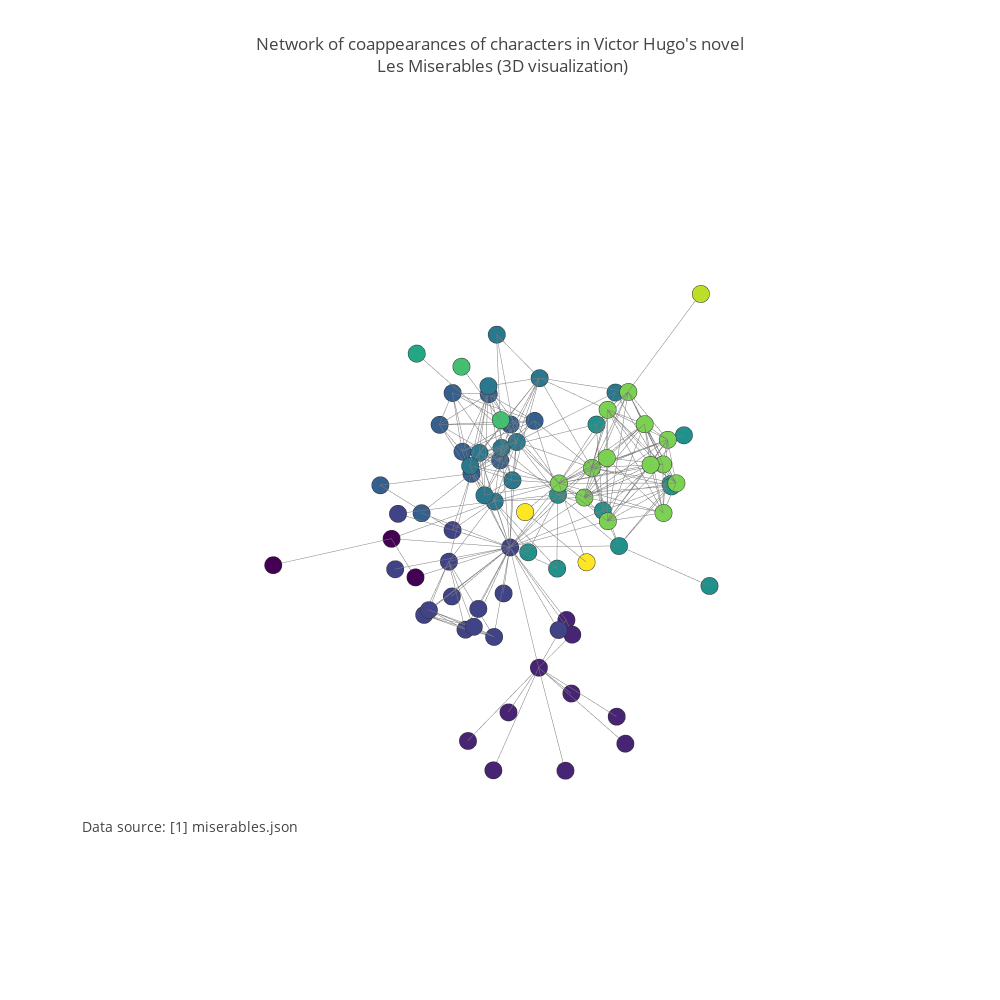

Notebook source saved alongside this figure:
### Code cell
N=len(data['nodes'])

L=len(data['links'])
Edges=[(data['links'][k]['source'], data['links'][k]['target']) for k in range(L)]

G=ig.Graph(Edges, directed=False)

labels=[]
group=[]
for node in data['nodes']:
    labels.append(node['name'])
    group.append(node['group'])
    

layt=G.layout('kk', dim=3)

Xn=[layt[k][0] for k in range(N)]# x-coordinates of nodes
Yn=[layt[k][1] for k in range(N)]# y-coordinates
Zn=[layt[k][2] for k in range(N)]# z-coordinates
Xe=[]
Ye=[]
Ze=[]
for e in Edges:
    Xe+=[layt[e[0]][0],layt[e[1]][0], None]# x-coordinates of edge ends
    Ye+=[layt[e[0]][1],layt[e[1]][1], None]
    Ze+=[layt[e[0]][2],layt[e[1]][2], None]
    


import plotly.plotly as py
from plotly.graph_objs import *

trace1=Scatter3d(x=Xe,
               y=Ye,
               z=Ze,
               mode='lines',
               line=Line(color='rgb(125,125,125)', width=1),
               hoverinfo='none'
               )
trace2=Scatter3d(x=Xn,
               y=Yn,
               z=Zn,
               mode='markers',
               name='actors',
               marker=Marker(symbol='dot',
                             size=6,
                             color=group,
                             colorscale='Viridis',
                             line=Line(color='rgb(50,50,50)', width=0.5)
                             ),
               text=labels,
               hoverinfo='text'
               )

axis=dict(showbackground=False,
          showline=False,
          zeroline=False,
          showgrid=False,
          showticklabels=False,
          title=''
          )

layout = Layout(
         title="Network of coappearances of characters in Victor Hugo's novel<br> Les Miserables (3D visualization)",
         width=1000,
         height=1000,
         showlegend=False,
         scene=Scene(
         xaxis=XAxis(axis),
         yaxis=YAxis(axis),
         zaxis=ZAxis(axis),
        ),
     margin=Margin(
        t=100
    ),
    hovermode='closest',
    annotations=Annotations([
           Annotation(
           showarrow=False,
            text="Data source: <a href='http://bost.ocks.org/mike/miserables/miserables.json'>[1] miserables.json</a>",
            xref='paper',
            yref='paper',
            x=0,
            y=0.1,
            xanchor='left',
            yanchor='bottom',
            font=Font(
            size=14
            )
            )
        ]),    )

data=Data([trace1, trace2])
fig=Figure(data=data, layout=layout)

iplot(fig, filename='Les-Miserables')

### Figure 1 — Plotly figure (JSON) as saved in the notebook; plotly's stock layout.template omitted (floating-point values rounded to 4 significant figures; data arrays with more than 128 entries replaced by an {"elided": "..."} marker saying what was removed)
{"data": [{"hoverinfo": "none", "line": {"color": "rgb(125,125,125)", "width": 1}, "mode": "lines", "type": "scatter3d", "x": {"elided": "762 float values"}, "y": {"elided": "762 float values"}, "z": {"elided": "762 float values"}}, {"hoverinfo": "text", "marker": {"color": [1, 1, 1, 1, 1, 1, 1, 1, 1, 1, 2, 2, 3, 2, 2, 2, 3, 3, 3, 3, 3, 3, 3, 3, 4, 4, 5, 4, 0, 2, 3, 2, 2, 2, 2, 2, 2, 2, 2, 4, 6, 4, 4, 5, 0, 0, 7, 7, 8, 5, 5, 5, 5, 5, 5, 8, 5, 8, 8, 8, 8, 8, 8, 8, 8, 8, 8, 9, 4, 4, 4, 4, 5, 10, 10, 4, 8], "colorscale": "Viridis", "line": {"color": "rgb(50,50,50)", "width": 0.5}, "size": 6, "symbol": "dot"}, "mode": "markers", "name": "actors", "text": ["Myriel", "Napoleon", "Mlle.Baptistine", "Mme.Magloire", "CountessdeLo", "Geborand", "Champtercier", "Cravatte", "Count", "OldMan", "Labarre", "Valjean", "Marguerite", "Mme.deR", "Isabeau", "Gervais", "Tholomyes", "Listolier", "Fameuil", "Blacheville", "Favourite", "Dahlia", "Zephine", "Fantine", "Mme.Thenardier", "Thenardier", "Cosette", "Javert", "Fauchelevent", "Bamatabois", "Perpetue", "Simplice", "Scaufflaire", "Woman1", "Judge", "Champmathieu", "Brevet", "Chenildieu", "Cochepaille", "Pontmercy", "Boulatruelle", "Eponine", "Anzelma", "Woman2", "MotherInnocent", "Gribier", "Jondrette", "Mme.Burgon", "Gavroche", "Gillenormand", "Magnon", "Mlle.Gillenormand", "Mme.Pontmercy", "Mlle.Vaubois", "Lt.Gillenormand", "Marius", "BaronessT", "Mabeuf", "Enjolras", "Combeferre", "Prouvaire", "Feuilly", "Courfeyrac", "Bahorel", "Bossuet", "Joly", "Grantaire", "MotherPlutarch", "Gueulemer", "Babet", "Claquesous", "Montparnasse", "Toussaint", "Child1", "Child2", "Brujon", "Mme.Hucheloup"], "type": "scatter3d", "x": [-5.619, -4.831, -5.78, -6.156, -6.301, -5.753, -6.397, -4.917, -5.653, -4.514, -5.519, -5.777, -5.584, -4.638, -4.826, -6.111, -7.295, -7.56, -7.35, -6.713, -6.837, -6.977, -7.329, -6.374, -6.41, -6.271, -6.82, -5.896, -4.61, -5.457, -5.824, -5.967, -5.333, -4.987, -5.082, -4.577, -5.115, -4.771, -4.76, -7.668, -5.705, -6.451, -6.649, -6.554, -4.426, -3.438, -4.249, -4.944, -5.789, -7.1, -8.001, -6.928, -8.343, -7.755, -7.757, -6.755, -8.003, -6.949, -6.126, -6.98, -6.018, -6.806, -6.39, -6.558, -6.148, -6.556, -6.028, -7.574, -5.726, -5.417, -5.733, -5.246, -6.58, -4.686, -4.953, -5.629, -5.639], "y": [-0.6935, -1.099, -0.3494, -0.7606, -0.004768, 0.5405, -0.8156, 0.3722, -1.222, -0.3409, -2.079, -1.334, -2.651, -0.6745, -2.266, -1.769, -2.401, -3.082, -3.068, -3.552, -3.416, -3.411, -3.259, -2.596, -2.105, -1.724, -1.549, -1.703, -2.005, -2.038, -3.755, -2.527, -0.1724, -2.345, -0.8955, -1.394, -1.403, -0.89, -1.706, -1.448, -2.728, -1.561, -2.422, -1.773, -1.403, -2.544, -0.4127, -0.6535, -0.6468, -1.067, -1.971, -0.6562, -0.9743, 0.1456, -0.5709, -1.002, -0.6447, -0.7251, -0.5733, -0.1775, 0.3049, 0.1085, -0.5516, -0.1946, -0.2534, 0.08473, 0.5075, -0.3762, -1.257, -1.589, -1.775, -1.196, -1.306, -0.08373, 0.4508, -1.518, 0.0647], "z": [-6.441, -7.399, -5.8, -6.074, -7.262, -6.873, -7.521, -6.772, -7.616, -7.027, -6.117, -5.094, -5.18, -4.916, -5.403, -6.236, -4.488, -4.932, -5.401, -4.781, -4.307, -5.248, -4.452, -4.949, -4.372, -4.067, -4.973, -4.695, -4.707, -5.516, -5.409, -5.569, -5.33, -4.734, -5.736, -5.338, -5.974, -5.383, -5.714, -3.863, -3.115, -3.263, -3.099, -5.829, -4.797, -4.719, -1.916, -2.801, -3.897, -5.108, -4.656, -5.33, -5.267, -5.957, -4.832, -4.308, -4.255, -3.303, -4.202, -3.679, -3.341, -4.018, -3.228, -3.321, -4.361, -3.68, -3.811, -2.271, -4.115, -3.941, -3.998, -4.048, -5.842, -3.424, -3.855, -3.034, -3.202]}], "layout": {"annotations": [{"font": {"size": 14}, "showarrow": false, "text": "Data source: <a href='http://bost.ocks.org/mike/miserables/miserables.json'>[1] miserables.json</a>", "x": 0, "xanchor": "left", "xref": "paper", "y": 0.1, "yanchor": "bottom", "yref": "paper"}], "height": 1000, "hovermode": "closest", "margin": {"t": 100}, "scene": {"xaxis": {"showbackground": false, "showgrid": false, "showline": false, "showticklabels": false, "title": "", "zeroline": false}, "yaxis": {"showbackground": false, "showgrid": false, "showline": false, "showticklabels": false, "title": "", "zeroline": false}, "zaxis": {"showbackground": false, "showgrid": false, "showline": false, "showticklabels": false, "title": "", "zeroline": false}}, "showlegend": false, "title": "Network of coappearances of characters in Victor Hugo's novel<br> Les Miserables (3D visualization)", "width": 1000}}
